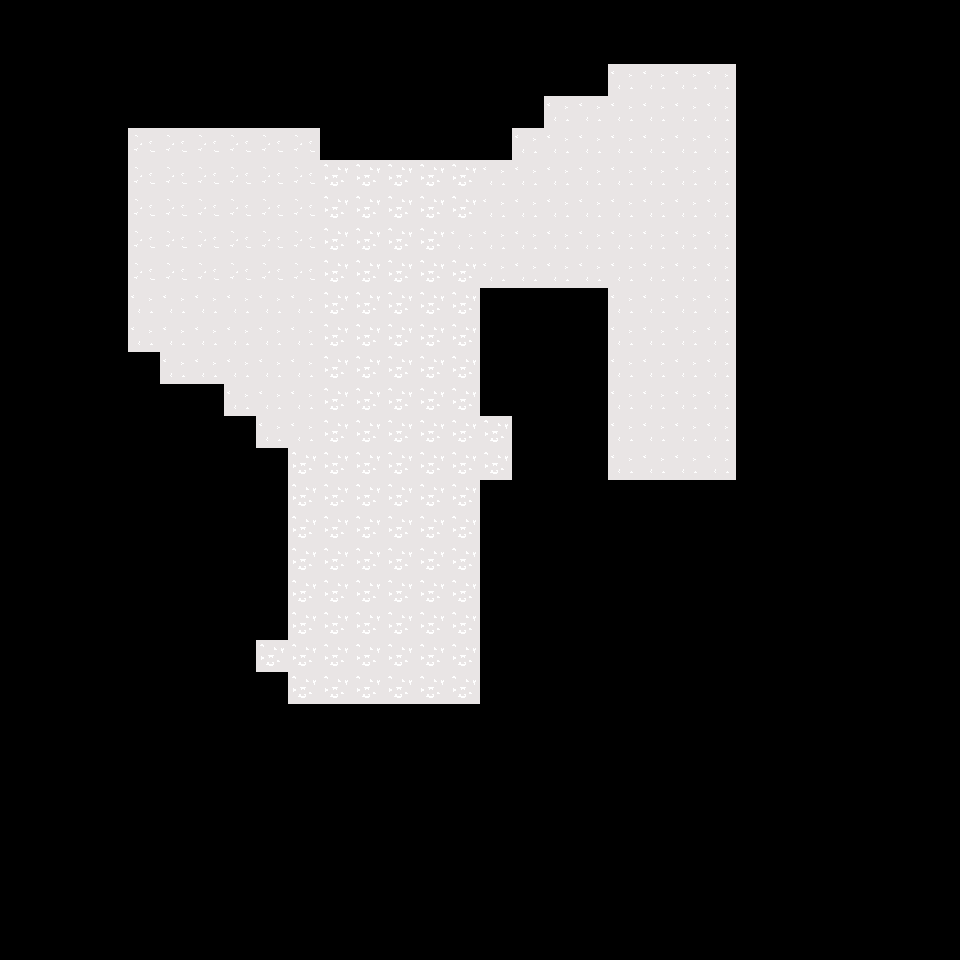

Tiled map render using the project's own tile images. Description and the whole map definition, tile-layer contents included, below:
An orthogonal 30x30 tile map with 32x32 px tiles, 1 tile layer (Tile Layer 1).

<map version="1.0" tiledversion="1.1.3" orientation="orthogonal" renderorder="right-down" width="30" height="30" tilewidth="32" tileheight="32" infinite="0" nextobjectid="1">
 <tileset firstgid="1" source="W3Tilemap.tsx" />
 <layer name="Tile Layer 1" width="30" height="30">
  <data encoding="csv">
0,0,0,0,0,0,0,0,0,0,0,0,0,0,0,0,0,0,0,0,0,0,0,0,0,0,0,0,0,0,
0,0,0,0,0,0,0,0,0,0,0,0,0,0,0,0,0,0,0,0,0,0,0,0,0,0,0,0,0,0,
0,0,0,0,0,0,0,0,0,0,0,0,0,0,0,0,0,0,0,1,1,1,1,0,0,0,0,0,0,0,
0,0,0,0,0,0,0,0,0,0,0,0,0,0,0,0,0,1,1,1,1,1,1,0,0,0,0,0,0,0,
0,0,0,0,2,2,2,2,2,2,0,0,0,0,0,0,1,1,1,1,1,1,1,0,0,0,0,0,0,0,
0,0,0,0,2,2,2,2,2,2,3,3,3,3,3,1,1,1,1,1,1,1,1,0,0,0,0,0,0,0,
0,0,0,0,2,2,2,2,2,2,3,3,3,3,3,1,1,1,1,1,1,1,1,0,0,0,0,0,0,0,
0,0,0,0,2,2,2,2,2,2,3,3,3,3,1,1,1,1,1,1,1,1,1,0,0,0,0,0,0,0,
0,0,0,0,2,2,2,2,2,2,3,3,3,3,3,1,1,1,1,1,1,1,1,0,0,0,0,0,0,0,
0,0,0,0,1,1,1,1,1,1,3,3,3,3,3,0,0,0,0,1,1,1,1,0,0,0,0,0,0,0,
0,0,0,0,1,1,1,1,1,1,3,3,3,3,3,0,0,0,0,1,1,1,1,0,0,0,0,0,0,0,
0,0,0,0,0,1,1,1,1,1,3,3,3,3,3,0,0,0,0,1,1,1,1,0,0,0,0,0,0,0,
0,0,0,0,0,0,0,1,1,1,3,3,3,3,3,0,0,0,0,1,1,1,1,0,0,0,0,0,0,0,
0,0,0,0,0,0,0,0,1,1,3,3,3,3,3,3,0,0,0,1,1,1,1,0,0,0,0,0,0,0,
0,0,0,0,0,0,0,0,0,3,3,3,3,3,3,3,0,0,0,1,1,1,1,0,0,0,0,0,0,0,
0,0,0,0,0,0,0,0,0,3,3,3,3,3,3,0,0,0,0,0,0,0,0,0,0,0,0,0,0,0,
0,0,0,0,0,0,0,0,0,3,3,3,3,3,3,0,0,0,0,0,0,0,0,0,0,0,0,0,0,0,
0,0,0,0,0,0,0,0,0,3,3,3,3,3,3,0,0,0,0,0,0,0,0,0,0,0,0,0,0,0,
0,0,0,0,0,0,0,0,0,3,3,3,3,3,3,0,0,0,0,0,0,0,0,0,0,0,0,0,0,0,
0,0,0,0,0,0,0,0,0,3,3,3,3,3,3,0,0,0,0,0,0,0,0,0,0,0,0,0,0,0,
0,0,0,0,0,0,0,0,3,3,3,3,3,3,3,0,0,0,0,0,0,0,0,0,0,0,0,0,0,0,
0,0,0,0,0,0,0,0,0,3,3,3,3,3,3,0,0,0,0,0,0,0,0,0,0,0,0,0,0,0,
0,0,0,0,0,0,0,0,0,0,0,0,0,0,0,0,0,0,0,0,0,0,0,0,0,0,0,0,0,0,
0,0,0,0,0,0,0,0,0,0,0,0,0,0,0,0,0,0,0,0,0,0,0,0,0,0,0,0,0,0,
0,0,0,0,0,0,0,0,0,0,0,0,0,0,0,0,0,0,0,0,0,0,0,0,0,0,0,0,0,0,
0,0,0,0,0,0,0,0,0,0,0,0,0,0,0,0,0,0,0,0,0,0,0,0,0,0,0,0,0,0,
0,0,0,0,0,0,0,0,0,0,0,0,0,0,0,0,0,0,0,0,0,0,0,0,0,0,0,0,0,0,
0,0,0,0,0,0,0,0,0,0,0,0,0,0,0,0,0,0,0,0,0,0,0,0,0,0,0,0,0,0,
0,0,0,0,0,0,0,0,0,0,0,0,0,0,0,0,0,0,0,0,0,0,0,0,0,0,0,0,0,0,
0,0,0,0,0,0,0,0,0,0,0,0,0,0,0,0,0,0,0,0,0,0,0,0,0,0,0,0,0,0
</data>
 </layer>
</map>
